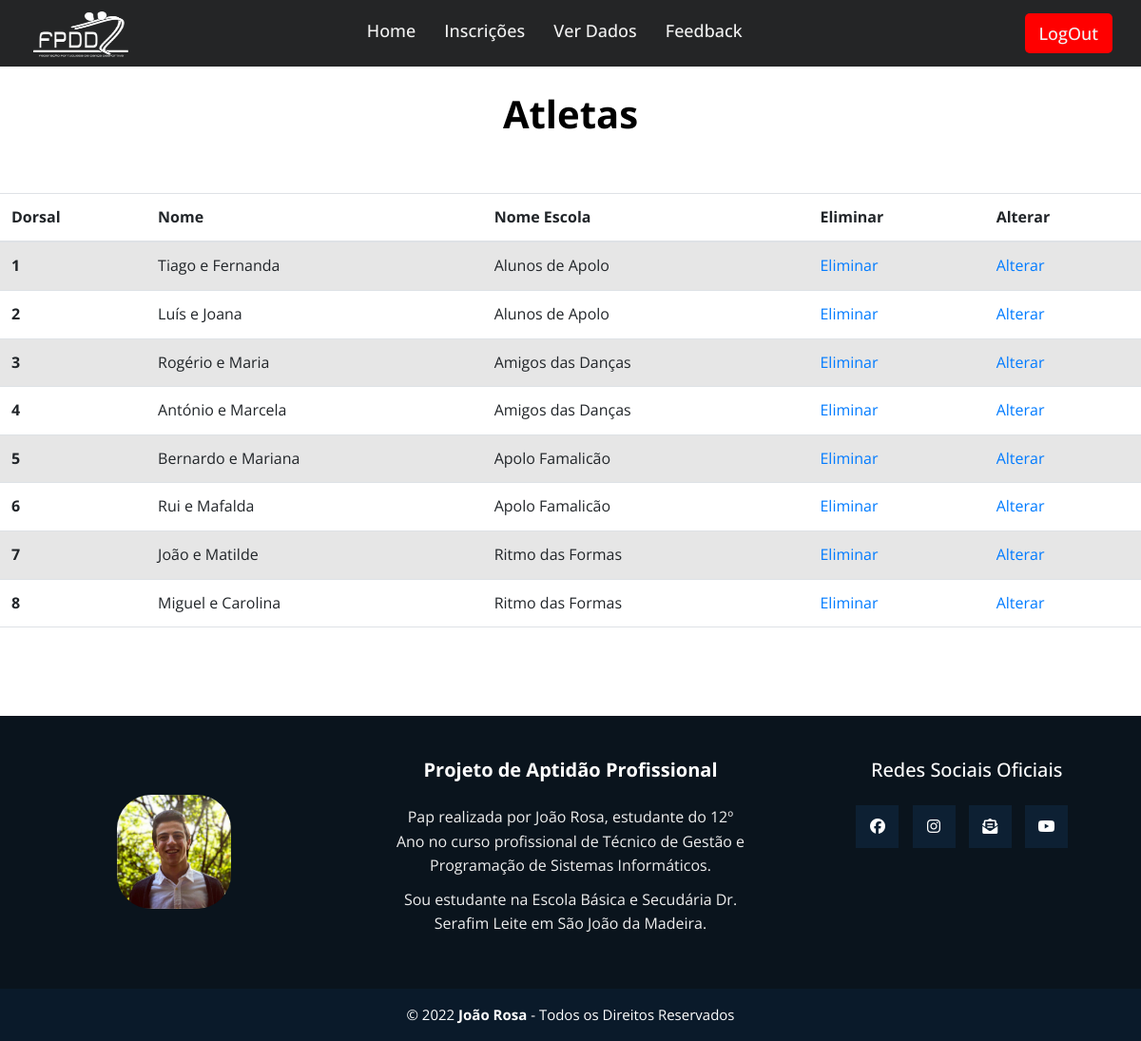
Screenshot of /Admin/atleta.php (signed in) with the database file from the repository.
### tables this page shows
CREATE TABLE `atletas_inscritos` (
  `Dorsal` int(11) NOT NULL,
  `Nome_atleta` varchar(100) DEFAULT NULL,
  `Cod_Escola` int(11) DEFAULT NULL
);

CREATE TABLE `escolas` (
  `Cod_Escola` int(11) NOT NULL,
  `Nome_escola` varchar(30) DEFAULT NULL,
  `Morada` varchar(40) DEFAULT NULL,
  `Contacto` int(11) DEFAULT NULL,
  `Cod_Associacao` int(11) DEFAULT NULL
);

### Admin/atleta.php (the view, shortened to what this page needs)
<?php
if ($_SESSION['login'] == FALSE) {
    header('location: ../login.php');
} else {
?>
    <!DOCTYPE html>
    <html lang="pt-PT">
    <head>
        <link rel="stylesheet" href="./CSS/PAP_style.css" type="text/css" />
        <link href="https://cdn.jsdelivr.net/npm/bootstrap@5.1.3/dist/css/bootstrap.min.css" rel="stylesheet">
    </head>
    <body>
        <?php include_once('./header.php'); ?>
        <br>
        <center><h1><b>Atletas</b></h1></center>
        <br>
        <br>
        <?php
        $host = 'localhost';
        $db = 'fpdd_final1';
        $user = 'root';
        $pass2 = '';
        $connect = "mysql:host=$host;dbname=$db";
        try {
            $pdo = new PDO($connect, $user, $pass2);
        } catch (PDOException $e) {
            echo "Não foi possível conectar à base de dados!" . $e->getMessage();
        }
        $stmt = $pdo->query("select * from atletas_inscritos, escolas where escolas.Cod_Escola = atletas_inscritos.Cod_Escola;");
        $stmt2 = $pdo->query("select count(*) as num from atletas_inscritos;");
        if ($fetch = $stmt2->fetch()) {
            $num_rows = $fetch['num'];
            if ($num_rows > 0) {
                echo '<div class="table-responsive">';
                echo ' <table class="table table-striped"> ';
                echo '<thead>';
                echo '<tr>';
                echo '<th scope="col">Dorsal</th>';
                echo '<th scope="col">Nome</th>';
                echo '<th scope="col">Nome Escola </th>';
                echo '<th scope="col">Eliminar</th>';
                echo '<th scope="col">Alterar</th>';
                echo '</tr>';
                echo '</thead>';
                echo '<tbody>';
                foreach ($stmt as $row) {
                    echo '<tr>';
                    echo '<th scope="row">' . $row['Dorsal'] . '</th>';
                    echo '<td>' . $row['Nome_atleta'] . '</td>';
                    echo '<td>' . $row['Nome_escola'] . '</td>';
                    echo "<td> <a href='./eliminarAtleta.php?Dorsal=$row[Dorsal]'>Eliminar</a> </td>";
                    echo "<td> <a href='./alterarAtleta.php?Dorsal=$row[Dorsal]&Nome_atleta=$row[Nome_atleta]&Cod_Escola=$row[Cod_Escola]'>Alterar</a> </td>";
                }
                echo '</tbody>';
                echo '</table>';
                echo '</div>';
            } else {
                echo "Nenhum registro correspondente à sua consulta foi encontrado.";
            }
        } else {
            echo "ERRO: Não foi possível executar. ";
        }
        ?>
        <?php include_once('./footer.php'); ?>
    </body>
    </html>
<?php
}
?>

### CSS/PAP_style.css (style rules this page uses)
* { margin: 0 auto; padding: 0; box-sizing: border-box; font-family: 'Open Sans', sans-serif; }
* { margin: 0; padding: 0; box-sizing: border-box; font-family: 'Poppins', sans-serif; }
body { background: white; color: black; line-height: 1.6; font-family: 'Quicksand', sans-serif; }
* { margin: 0; padding: 0; box-sizing: border-box; font-family: "Poppins", sans-serif; }
* { box-sizing:border-box }
* { margin: 0; padding: 0; box-sizing: border-box; font-family: 'Open Sans', sans-serif; }

### rows the page displays
atletas_inscritos: Dorsal "1", Nome_atleta "Tiago e Fernanda", Cod_Escola.Nome_escola "Alunos de Apolo"
atletas_inscritos: Dorsal "2", Nome_atleta "Luís e Joana", Cod_Escola.Nome_escola "Alunos de Apolo"
atletas_inscritos: Dorsal "3", Nome_atleta "Rogério e Maria", Cod_Escola.Nome_escola "Amigos das Danças"
atletas_inscritos: Dorsal "4", Nome_atleta "António e Marcela", Cod_Escola.Nome_escola "Amigos das Danças"
atletas_inscritos: Dorsal "5", Nome_atleta "Bernardo e Mariana", Cod_Escola.Nome_escola "Apolo Famalicão"
atletas_inscritos: Dorsal "6", Nome_atleta "Rui e Mafalda", Cod_Escola.Nome_escola "Apolo Famalicão"
atletas_inscritos: Dorsal "7", Nome_atleta "João e Matilde", Cod_Escola.Nome_escola "Ritmo das Formas"
atletas_inscritos: Dorsal "8", Nome_atleta "Miguel e Carolina", Cod_Escola.Nome_escola "Ritmo das Formas"
